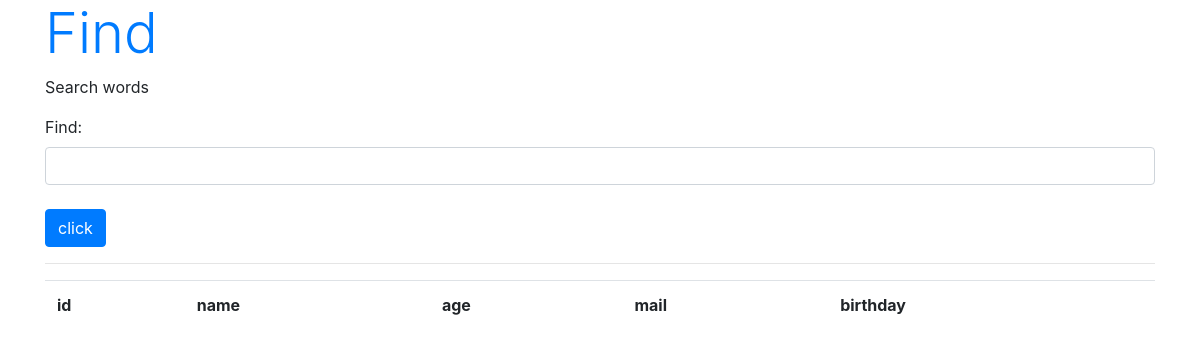
The app's page /model/find, older data.
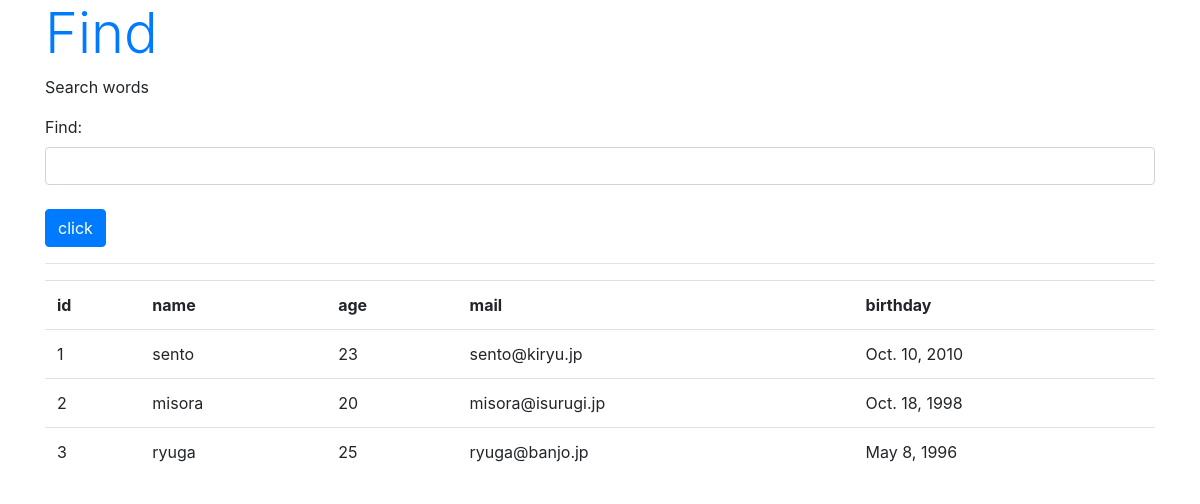
The same page, newer data.
### chapter3/models.py (models this page shows, shortened)
class Friend(models.Model):
    name = models.CharField(
        max_length=100,
        validators=[number_only]
    )
    mail = models.EmailField(max_length=200)
    gender = models.BooleanField()
    age = models.IntegerField()
    birthday = models.DateField()

### chapter3/views.py (the view)
def find(request):
    if request.method == "POST":
        form = FindForm(request.POST)
        find = request.POST["find"]
        val = find.split()
        sql = 'select * from chapter3_friend'
        if (find != ''):
            sql += ' where ' + find
        data = Friend.objects.raw(sql)
        msg = sql
    else:
        msg = "Search words"
        form = FindForm()
        data = Friend.objects.all()
    params = {
        "title": "Find",
        "message": msg,
        "form": form,
        "data": data,
    }
    return render(request, "chapter3/find.html", params)

### chapter3/forms.py
class FindForm(forms.Form):
    find = forms.CharField(
        label="Find",
        required=False,
        widget=forms.TextInput(attrs={"class": "form-control"}),
    )

### chapter3/templates/chapter3/find.html (shortened to what this page needs)
{% load static %}
<!DOCTYPE html>
<html lang="ja">
  <head>
    <link
      rel="stylesheet"
      href="https://stackpath.bootstrapcdn.com/bootstrap/4.3.1/css/bootstrap.min.css"
    />
  </head>
  <body class="container">
    <h1 class="display-4 text-primary">{{ title }}</h1>
    <p>{{message|safe}}</p>
    <form action="{% url 'find'%}" method="post">
      {% csrf_token %} {{ form.as_p }}
      <tr>
        <td>
          <input type="submit" value="click" class="btn btn-primary mt-2" />
        </td>
      </tr>
    </form>
    <hr />
    <table class="table">
      <tr>
        <th>id</th>
        <th>name</th>
        <th>age</th>
        <th>mail</th>
        <th>birthday</th>
      </tr>
      {% for item in data %}
      <tr>
        <td>{{ item.id }}</td>
        <td>{{ item.name }}</td>
        <td>{{ item.age }}</td>
        <td>{{ item.mail }}</td>
        <td>{{ item.birthday }}</td>
      </tr>
      {% endfor %}
    </table>
  </body>
</html>

Row changes from the older to the newer data that the page shows:
added Friend: id "1", name "sento", age "23", mail "sento@kiryu.jp", birthday "Oct. 10, 2010"
added Friend: id "2", name "misora", age "20", mail "misora@isurugi.jp", birthday "Oct. 18, 1998"
added Friend: id "3", name "ryuga", age "25", mail "ryuga@banjo.jp", birthday "May 8, 1996"
